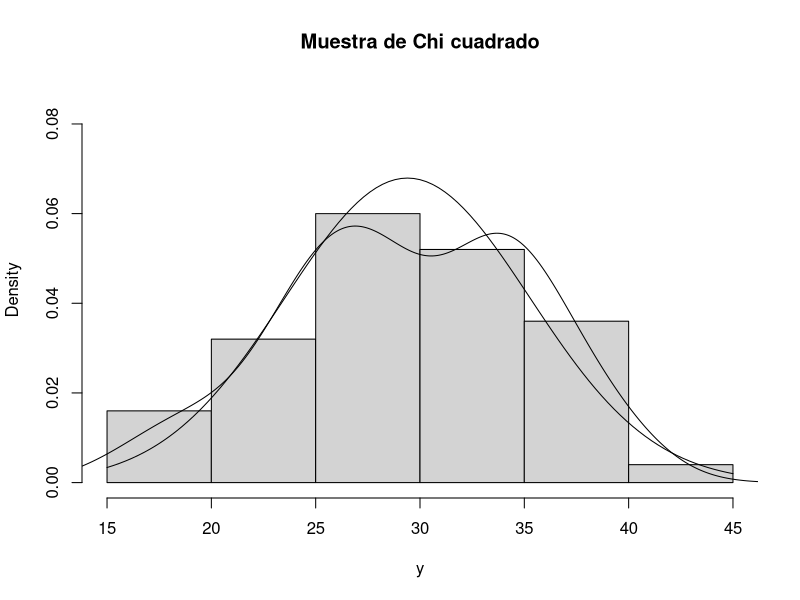
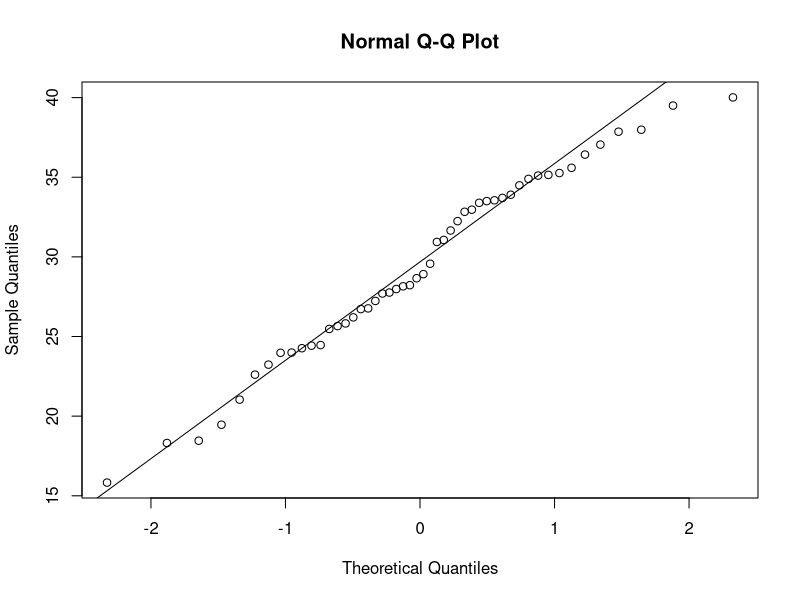
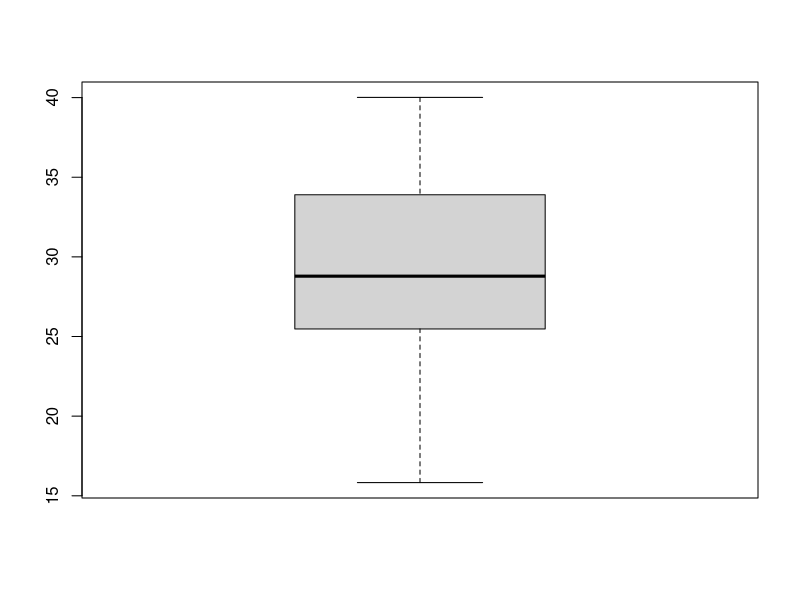
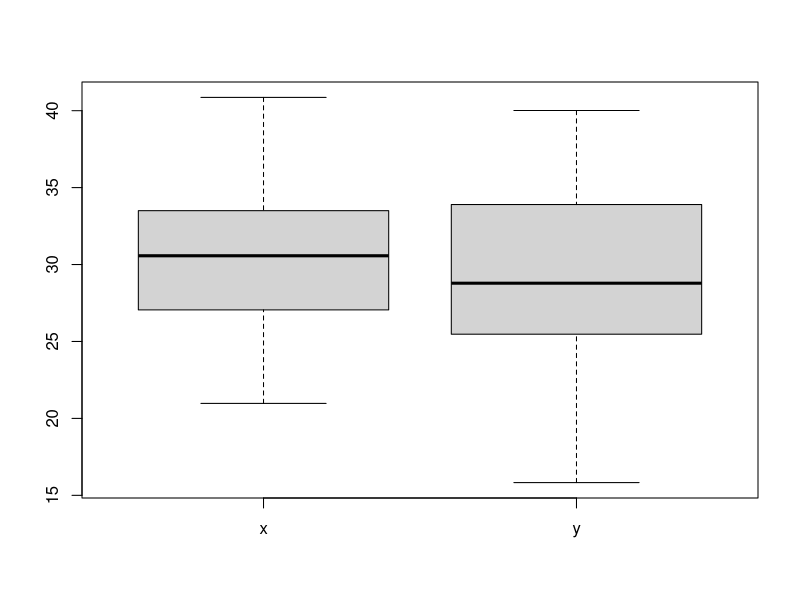
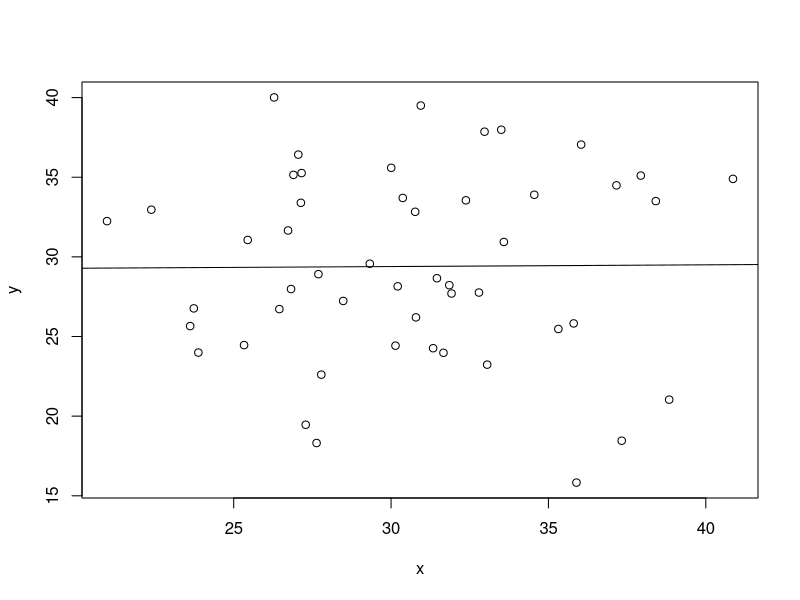
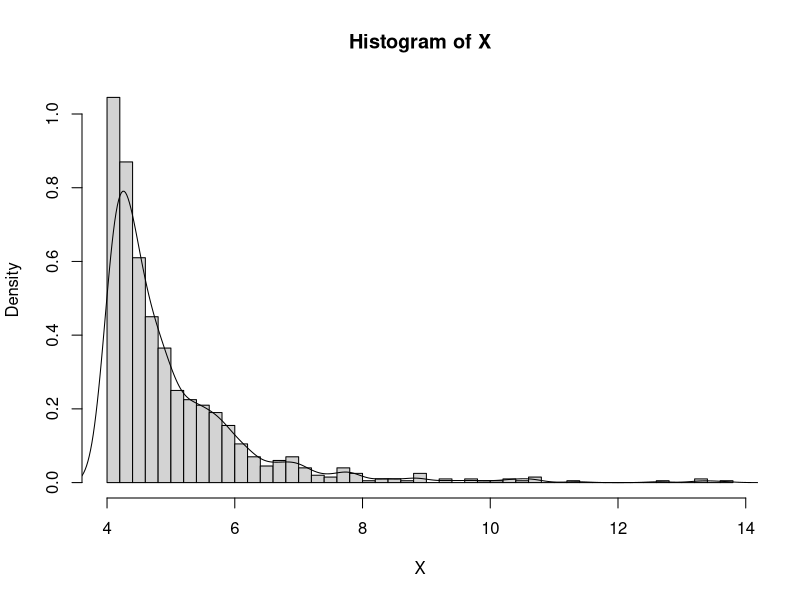
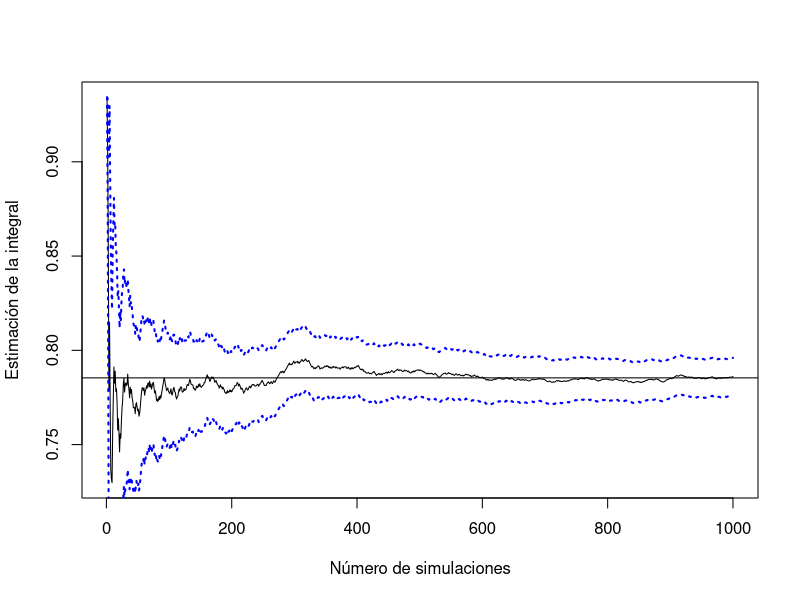

These figures' R source, in order:
## ---- chunk 1
# knitr::opts_knit$set(global.device = TRUE)
## ---- chunk 2
set.seed(1)
y <- rchisq(n = 50, df = 30)
x <- rnorm(n = 50, mean = 30, sd = 5)
## ---- chunk 3
mean(y)
sd(y)
quantile(y, probs = c(0.25, 0.5, 0.75))
## ---- chunk 4
hist(y, freq = FALSE, main = "Muestra de Chi cuadrado", ylim = c(0, max(dnorm(x, mean = mean(x), sd = sd(x)))))

lines(density(y))
curve(dnorm(x, mean = mean(y), sd = sd(y)), add = TRUE)
## ---- chunk 5
qqnorm(y)
qqline(y)
## ---- chunk 6
boxplot(y)
## ---- chunk 7
boxplot(x, y, names = c("x", "y"))
## ---- chunk 8
plot(x, y)
modelo <- lm(y ~ x)
abline(modelo)
## ---- chunk 9
apuesta <- function(dados = 4) {
    muestra <- sample(1:6, dados, replace = TRUE)
    any(muestra == 6)
    # 6 %in% muestra # alternativa
}
## ---- chunk 10
nsim <- 10000
x <- rep(4, nsim)
x <- sapply(x, apuesta)
aprox <- mean(x)
aprox
## ---- chunk 11
exacta <- 1 - (5 / 6)^4
exacta
all.equal(aprox, exacta)
## ---- chunk 12
nsim <- 1000
a <- 5
b <- 4
U <- runif(nsim)

f <- function(x) {
    ifelse(x >= b,
        a * b^a / (x^(a + 1)),
        0
    )
}

F <- function(x) {
    ifelse(x >= b,
        1 - (b / x)^a,
        0
    )
}

Finv <- function(u) {
    b / (1 - u)^(1 / a)
}

X <- sapply(U, Finv)
hist(X, freq = FALSE, breaks = "FD")
lines(density(X))

ks.test(X, F)
## ---- chunk 13
f <- function(x) {
    1 / (1 + x^2)
}
## ---- chunk 14
set.seed(1)
nsim <- 1000
X <- runif(nsim)
Y <- f(X)
estim <- cumsum(Y) / seq_len(nsim)
estim.err <- sqrt(cumsum((Y - estim)^2)) / seq_len(nsim)
plot(estim,
    type = "l",
    xlab = "Número de simulaciones",
    ylab = "Estimación de la integral"
)

z <- qnorm(0.975)
lines(estim - z * estim.err, lty = 3, lwd = 2, col = "blue")
lines(estim + z * estim.err, lty = 3, lwd = 2, col = "blue")

exacto <- pi / 4
abline(h = exacto)

prediccionfinal <- estim[[nsim]]
all.equal(prediccionfinal, exacto)
## ---- chunk 15
nsimensemble <- 100
numensembles <- nsim / nsimensemble

vprediccionfinalensemble <- vector(mode = "numeric", length = numensembles)
for (i in seq_len(numensembles)) {
    set.seed(i)
    nsim <- nsimensemble
    X <- runif(nsim)
    Y <- f(X)
    estim <- cumsum(Y) / seq_len(nsim)
    vprediccionfinalensemble[[i]] <- estim[[nsim]]
}
prediccionfinalensemble <- mean(vprediccionfinalensemble)
all.equal(prediccionfinalensemble, exacto)
